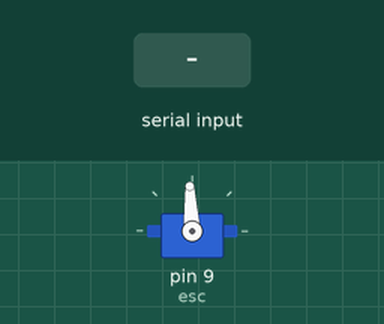
Recording of a sketch running on a simulated Arduino Uno, built with avr-gcc and run on an emulated ATmega328P. Shown: servo. The test bench sets the inputs (shaded band). What the sketch prints to the serial monitor is not drawn.

Above: at 3.2 s.
3.3 s: "2\n" received over Serial
At 3.8 s:
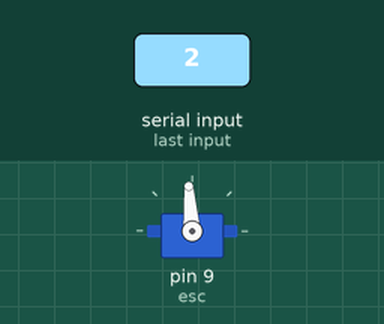
6.3 s: "3\n" received over Serial
At 7.2 s:
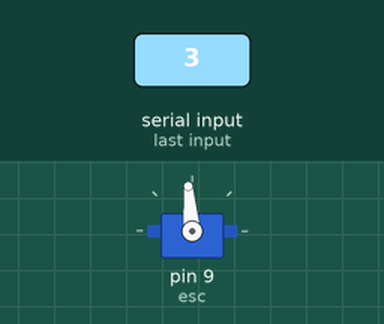
Timing chart, 0 to 9.3 s (numbered marks = the images above; inputs shaded):
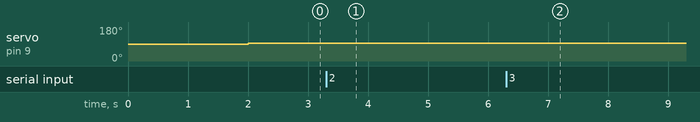

Measured:
- after the input at 3.3 s, servo on pin 9 (esc): 93° → 94° at once
- after the input at 6.3 s, servo on pin 9 (esc): 94° → 95° at once

The sketch:

tuning.ino
```cpp
/* ================================
   SIMPLE PWM TUNING TOOL FOR WINCH
   ================================
   - Outputs PWM to an ESC using servo library
   - Lets you type commands over serial to test
   - Edit the defines at the top to tune behavior
*/

#include <Servo.h>
Servo esc;

// === EDIT THESE TO TUNE YOUR SYSTEM ===
#define PWM_NEUTRAL     1500
#define PWM_ACCEL_UP    1000
#define PWM_DECEL_DOWN  1100
#define PWM_HOLD        1200
#define PWM_DECEL_UP    1300
#define PWM_ACCEL_DOWN  1400

// =======================================

String command = "";

void setup() {
  Serial.begin(115200);
  esc.attach(9);   // ESC signal pin
  delay(2000);     // Allow ESC to arm

  esc.writeMicroseconds(PWM_NEUTRAL);
}

void loop() {
  if (Serial.available()) {
    char c = Serial.read();

    if (c == '\n' || c == '\r') {
      handleCommand(command);
      command = "";
    }
    else {
      command += c;
    }
  }
}

void handleCommand(String cmd) {
  cmd.trim();
  if (cmd == "1") {
    esc.writeMicroseconds(1500);
    Serial.println("→ 1500");
  }
    else if (cmd == "2") {
        esc.writeMicroseconds(1510);
        Serial.println("→ 1510");
    }
    else if (cmd == "3") {
        esc.writeMicroseconds(1520);
        Serial.println("→ 1520");
    }
    else if (cmd == "4") {
        esc.writeMicroseconds(1530);
        Serial.println("→ 1530");
    }
    else if (cmd == "5") {
        esc.writeMicroseconds(1540);
        Serial.println("→ 1540");
    }
    else if (cmd == "6") {
        esc.writeMicroseconds(1550);
        Serial.println("→ 1550");
    }
    else {
        Serial.println("Unknown command. Please enter a number between 1 and 6.");
    }
}
```
